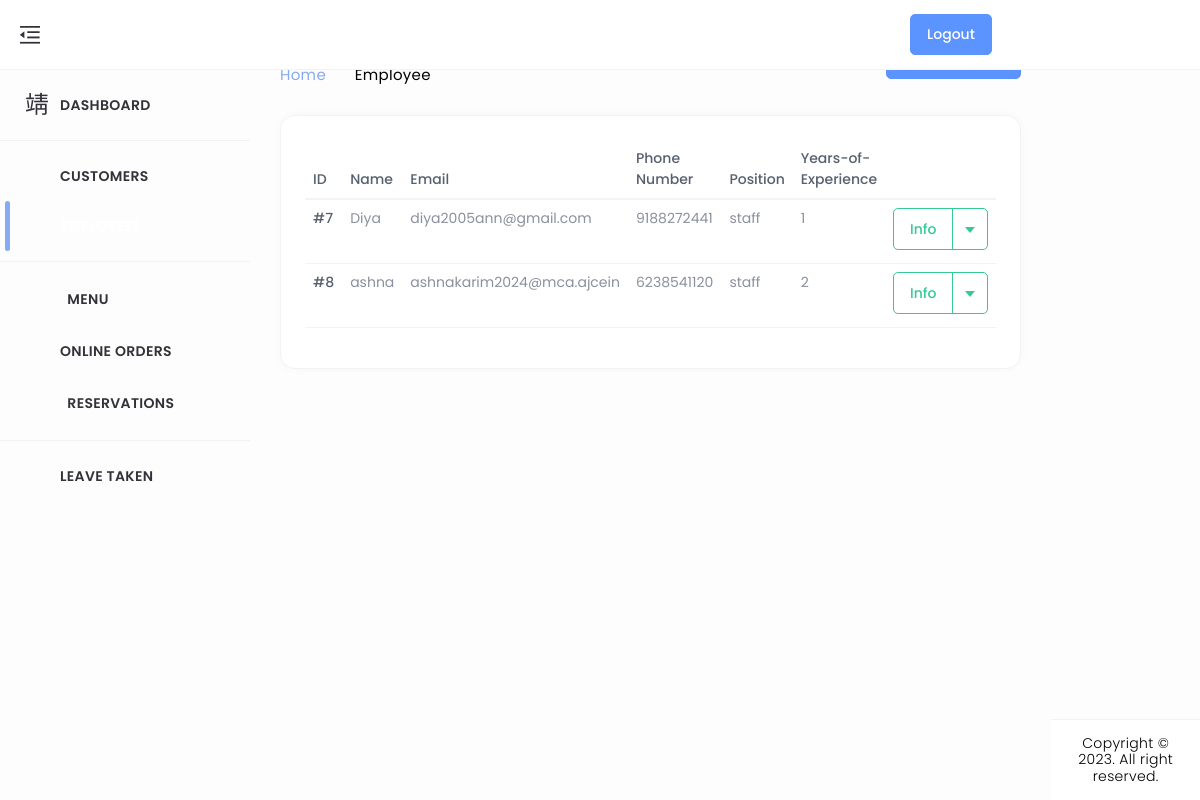
The page /emp_list/ on the database its author committed.
### home/models.py (models this page shows, shortened)
class Employee(models.Model):
    position = models.CharField(max_length=100,editable=False,null=True,default='default')  # Field for the employee's position
    years_of_experience = models.PositiveIntegerField(null=True,default='default')  # Field for years of experience
    user=models.OneToOneField(CustomUser,on_delete=models.CASCADE)
    address = models.TextField(default='',null=True)  # Field for employee's address
    id_proof_number = models.CharField(max_length=100,default='',null=True)  # Field for employee's ID proof number
    education = models.CharField(max_length=100,default='',null=True)  # Field for employee's education
    qualification = models.CharField(max_length=100,default='',null=True)  # Field for employee's qualification
    emergency_name = models.CharField(max_length=100,default='',null=True)  # Field for emergency contact name
    emergency_contact_number = models.CharField(max_length=12,default='',blank=True, null=True)  # Field for emergency contact number
    image = models.ImageField(upload_to='employee_profile/', blank=True, null=True)
    active = models.BooleanField(default=True)

class CustomUser(AbstractUser):
    CUSTOMER = 1
    EMPLOYEE = 2
    ROLE_CHOICE = (
        (CUSTOMER, 'CUSTOMER'),
        (EMPLOYEE, 'EMPLOYEE'),
    )
    username=None
    first_name = None
    last_name = None
    USERNAME_FIELD = 'email'
    name = models.CharField(max_length=50)
    email = models.EmailField(max_length=100, unique=True)
    phone = models.CharField(max_length=12, blank=True)
    password = models.CharField(max_length=128)
    role = models.IntegerField(choices=ROLE_CHOICE, blank=True, null=True,default='1')
    is_admin = models.BooleanField(default=False)
    is_staff = models.BooleanField(default=False)
    is_active = models.BooleanField(default=True)
    is_superadmin = models.BooleanField(default=False)
    REQUIRED_FIELDS = ['name', 'phone']
    objects = UserManager()

### home/views.py (the view)
# urls.py: path('emp_list/',emp_list, name='emp_list'),
def emp_list(request):
    emp_lists = Employee.objects.all()  # Retrieve all menu items from the database
    return render(request,'admin_dashboard/emp-list.html',{'emp_lists':emp_lists})

### templates/admin_dashboard/emp-list.html (shortened to what this page needs)
{% load static %}
<!DOCTYPE html>
<html lang="en" dir="ltr">
<head>
	<link href="../../../../cdn.jsdelivr.net/npm/%40mdi/font%404.4.95/css/materialdesignicons.min.html" rel="stylesheet" />
	<link href="{% static 'assets/css/materialdesignicons.min.css' %}" rel="stylesheet" />
	<link href="{% static 'assets/plugins/simplebar/simplebar.css' %}" rel="stylesheet" />
	<link href="{% static 'assets/plugins/data-tables/datatables.bootstrap5.min.css' %}" rel='stylesheet'>
	<link href="{% static 'assets/plugins/data-tables/responsive.datatables.min.css' %}" rel='stylesheet'>
	<link id="{% static 'style.css' %}" rel="stylesheet" href="{% static 'assets/css/style.css' %}" />
</head>
<body id="body">
	<div class="wrapper">
		<div class="ec-left-sidebar ec-bg-sidebar">
			<div id="sidebar" class="sidebar ec-sidebar-footer">
				<div class="ec-brand">
					<a href="admin_index ">
						<span class="ec-brand-name text-truncate">DineEase</span>
					</a>
				</div>
				<div class="ec-navigation" data-simplebar>
					<ul class="nav sidebar-inner" id="sidebar-menu">
						<li class="">
							<a class="sidenav-item-link" href="{% url 'admin_index' %}">
								<i class="mdi mdi-view-dashboard-outline"></i>
								<span class="nav-text">Dashboard</span>
							</a>
							<hr>
						</li>
						<li class="has-sub">
							<a class="sidenav-item-link" href="{% url 'user_list' %}">
								<i class="mdi mdi-account-multiple-outline"></i>
								<span class="nav-text">Customers</span>
							</a>
						</li>
						<li class="has-sub active">
							<a class="sidenav-item-link" href="{% url 'emp_list' %}" id="Listemp">
								<i class="mdi mdi-account-multiple-outline"></i>
								<span class="nav-text">Employees</span>
							</a>
							<hr>
						</li>
						<li class="has-sub">
							<a class="sidenav-item-link" href="javascript:void(0)">
								<i class="mdi mdi-food mdi-36px"></i>&ensp;
								<span class="nav-text">Menu</span> <b class="caret"></b>
							</a>
						</li>
						<li class="has-sub">
							<a class="sidenav-item-link" href="{% url 'order_list' %}">
								<i class="mdi mdi-cart-outline mdi-34px"></i>
								<span class="nav-text">Online Orders</span>
							</a>
						</li>
						<li class="has-sub">
							<a class="sidenav-item-link" href="{% url 'ad_booking_lists' %}">
								<i class="mdi mdi-food-variant mdi-36px"></i>&ensp;
								<span class="nav-text">Reservations</span>
							</a>
						</li>
						<hr>
						<li class="has-sub">
							<a class="sidenav-item-link" href="{% url 'empLeave_list' %}">
								<i class="mdi mdi-receipt"></i>
								<span class="nav-text">Leave Taken</span>
							</a>
						</li>
					</ul>
				</div>
			</div>
		</div>
		<div class="ec-page-wrapper">
			<header class="ec-main-header" id="header">
				<nav class="navbar navbar-static-top navbar-expand-lg">
					<button id="sidebar-toggler">
						<img src="{% static 'assets/img/icons/clops.png' %}" alt="">
					</button>
					<div class="navbar-right">
						<ul class="nav navbar-nav">
							<form method="post" action="{% url 'admin_login' %}">
								<button type="submit" class="btn btn-primary" style="margin-left: 850px;">Logout</button>
							</form>
				</nav>
			</header>
			<div class="ec-content-wrapper">
				<div class="content">
					<div class="breadcrumb-wrapper d-flex align-items-center justify-content-between">
						<div>
							<h1>All Employees</h1>
							<p class="breadcrumbs"><span><a href="index.html">Home</a></span>
								<span><i class="mdi mdi-chevron-right"></i></span>Employee</p>
						</div>
						<div>
							<a href="{% url 'emp_add' %}" class="btn btn-primary" id="addEmpl"> Add Employee</a>
						</div>
					</div>
					<div class="row">
						<div class="col-12">
							<div class="card card-default">
								<div class="card-body">
									<div class="table-responsive">
										<table id="responsive-data-table" class="table" style="width:100%">
											<thead>
												<tr>
													<th>ID</th>
													<th>Name</th>
													<th>Email</th>
													<th>Phone Number</th>
													<th>Position</th>
													<th>Years-of-Experience</th>
												</tr>
											</thead>
											<tbody>
												{% for list_emp in emp_lists %}
												{% if list_emp.active %}
												<tr>
													<td>#{{list_emp.id }}</td>
													<td>{{ list_emp.user.name }}</td>
													<td>{{ list_emp.user.email }}</td>
													<td>{{ list_emp.user.phone }}</td>
													<td>{{ list_emp.position }}</td>
													<td>{{ list_emp.years_of_experience }}</td>
													<td>
														<div class="btn-group mb-1">
															<button type="button" class="btn btn-outline-success">Info</button>
															<button type="button" class="btn btn-outline-success dropdown-toggle dropdown-toggle-split"
																data-bs-toggle="dropdown" aria-haspopup="true" aria-expanded="false" data-display="static">
															</button>
														</div>
													</td>
												</tr>
												{% endif %}
												{% endfor %}
											</tbody>
										</table>
									</div>
									</div>
								</div>
							</div>
						</div>
					</div>
				</div>
			</div>
			<footer class="footer mt-auto">
				<div class="copyright bg-white">
					<p>
						Copyright © 2023. All right reserved.
					  </p>
				</div>
			</footer>
		</div>
</body>
</html>

### rows shown on the page
Employee: id "7", user.name "Diya", user.email "diya2005ann@gmail.com", user.phone "9188272441", position "staff", years_of_experience "1"
Employee: id "8", user.name "ashna", user.email "ashnakarim2024@mca.ajcein", user.phone "6238541120", position "staff", years_of_experience "2"
